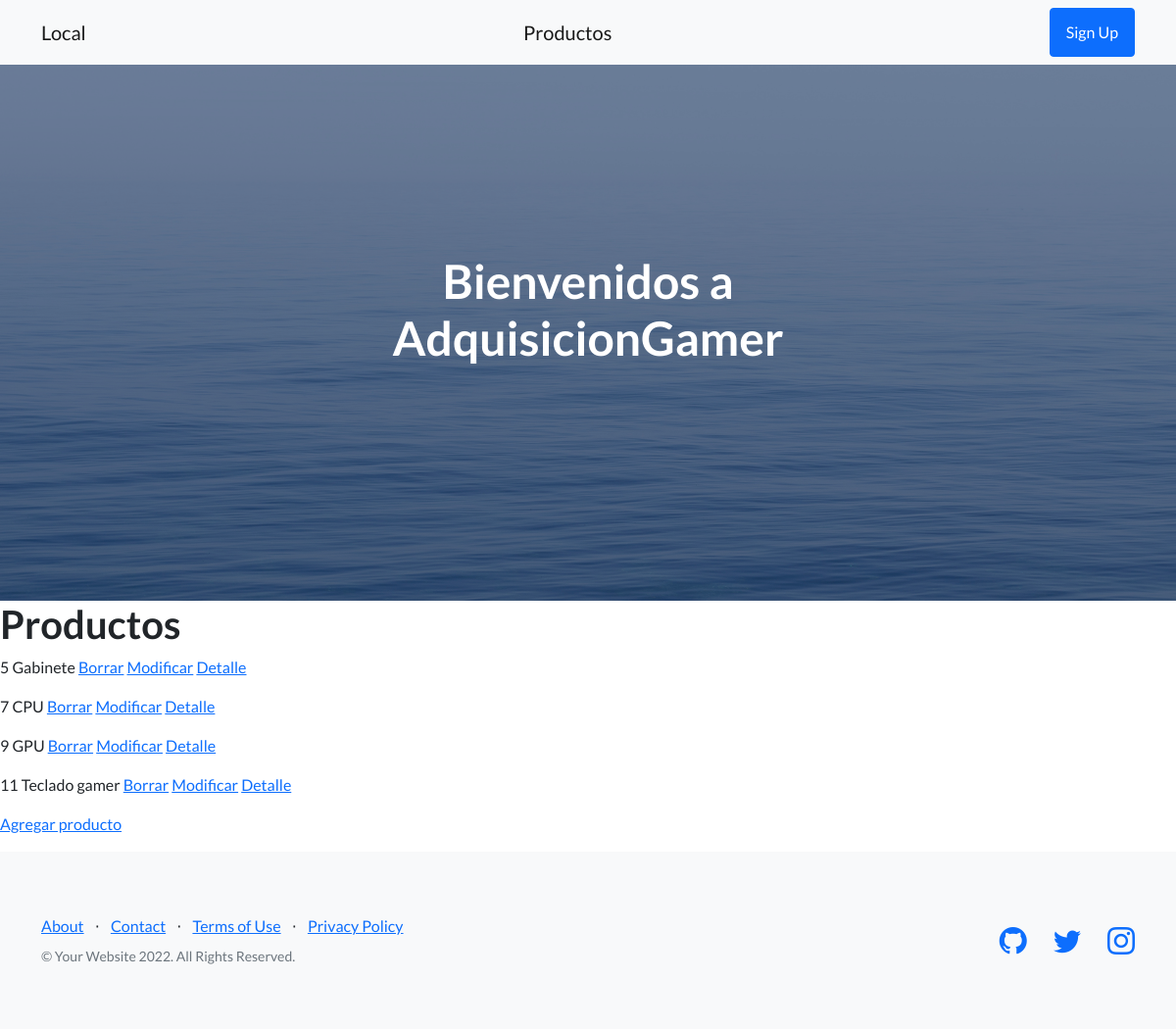
The page /Appfinal/producto/ on the database its author committed.
### Appfinal/models.py (models this page shows, shortened)
class producto(models.Model):
    nombre_producto = models.CharField(max_length=40)
    precio = models.IntegerField()
    stock = models.IntegerField()

### Appfinal/views.py (the view)
# urls.py: path('producto/', views.Lista_productos.as_view(), name="productoInicio"),
class Lista_productos(ListView):
    model = producto
    template_name = 'Appfinal/producto_lista.html'

### Appfinal/templates/Appfinal/producto_lista.html
{% extends "Appfinal/template_no_logueado.html" %}
{% load static %}
{% block B %}
    <h1> Productos </h1>
    {% for a in object_list %}
        <p>
            {{a.id}}
            {{a.nombre_producto}}
            <a href="{% url 'productoEliminar' a.id %}">Borrar</a>
            <a href="{% url 'productoModificar' a.id %}">Modificar</a>
            <a href="{% url 'productoDetalle' a.id %}">Detalle</a>
        </p>
    {% endfor %}
    <p>
        <a href ="/Appfinal/crear_producto/"> Agregar producto </a>
    </p>
{% endblock %}

### rows shown on the page
producto: id "5", nombre_producto "Gabinete"
producto: id "7", nombre_producto "CPU"
producto: id "9", nombre_producto "GPU"
producto: id "11", nombre_producto "Teclado gamer"
